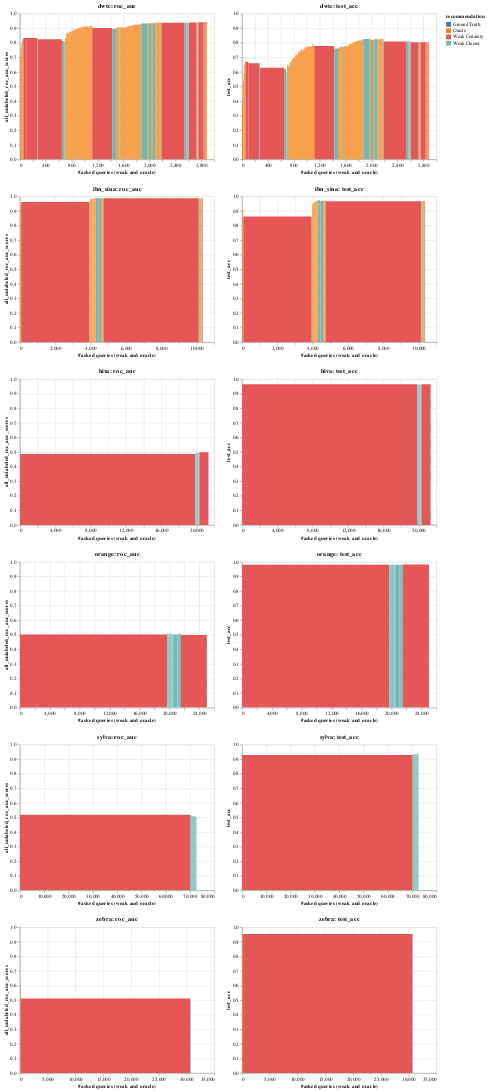

Notebook cell for this chart:
### Code cell
pre_fetch_data(1)
visualise_top_n(1)
